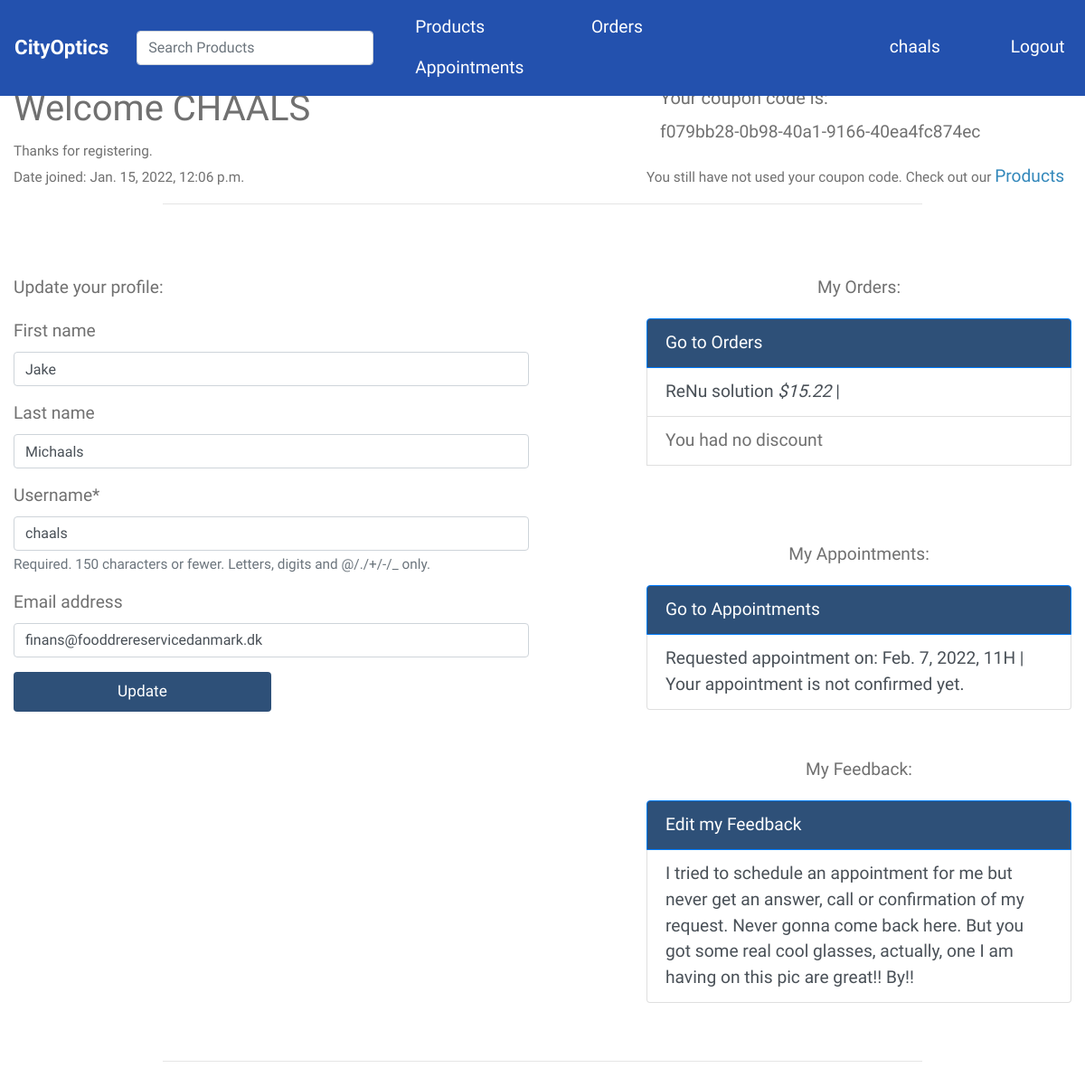
The page /accounts/profile/jake-michaals-chaals (signed in) on the database as committed earlier.
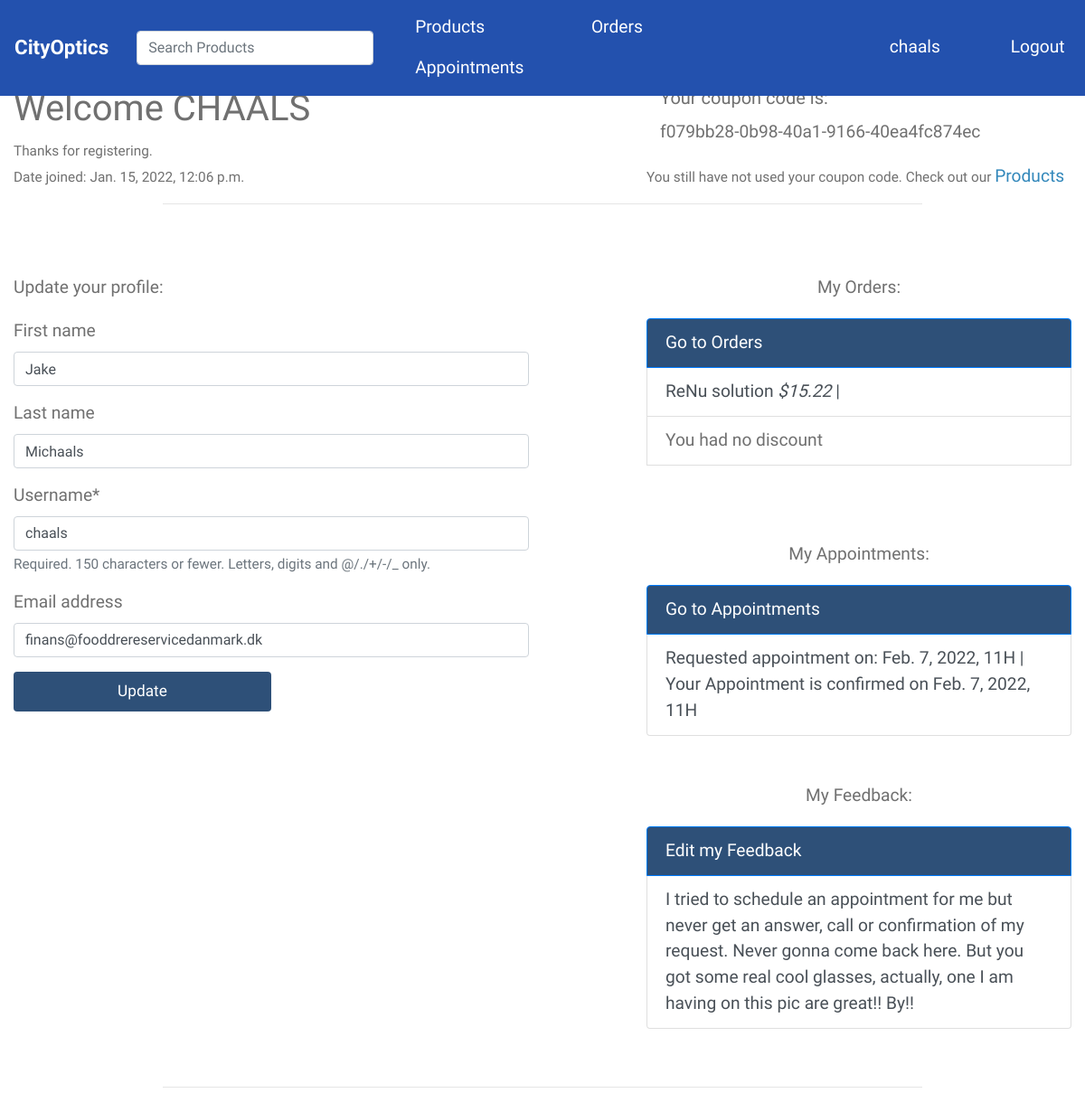
The same page on the database as committed later.
### appointments/models.py (models this page shows, shortened)
class Appointment(models.Model):
    HOURS = [
        ('9H', '9H - 10H'),
        ('10H', '10H - 11H'),
        ('11H', '11H - 12H'),
        ('12H', '12H - 13H'),
        ('13H', '13H - 14H'),
        ('14H', '14H - 15H'),
        ('15H', '15H - 16H'),
        ('16H', '16H - 17H')
    ]
    name = models.CharField(max_length=150)
    phone = models.CharField(max_length=33)
    email = models.EmailField(blank=True, null=True)
    hour = models.CharField(max_length=33, choices=HOURS)
    message = models.TextField(blank=True, null=True)
    is_confirmed = models.BooleanField(default=False)
    date = models.DateField()
    customer = models.ForeignKey(Customer, on_delete=models.SET_NULL, blank=True, null=True)

### accounts/views.py (the view)
# urls.py: path('profile/<slug:slug>', views.profile, name='profile'),
@login_required
def profile(request, slug):
    if request.method == "POST":
        form = CustomerUpdateForm(request.POST, instance=request.user)
        if form.is_valid():
            form.save()
            messages.success(request, 'Profile Updated')
            context = {
                'object': 'Profile',
                'form': CustomerUpdateForm(instance=request.user),
                'customer': request.user.customer
            }
            return render(request, 'accounts/profile.html', context)
        else:
            return redirect('city-optics')
    else:
        try:
            customer = Customer.objects.get(slug=slug)
            form = CustomerUpdateForm(instance=request.user)
            context = {
                'customer': customer,
                'object': 'Profile',
                'form': form
            }
            return render(request, 'accounts/profile.html', context)
        except ObjectDoesNotExist:
            raise Http404

### accounts/forms.py
class CustomerUpdateForm(forms.ModelForm):
    class Meta:
        model = User
        fields = ('first_name', 'last_name', 'username', 'email')

### accounts/templates/accounts/profile.html (shortened to what the changed rows need)
{% extends 'base.html' %}
{% load static %}
{% load crispy_forms_tags %}
{% block content %}
<div class="container">
    <div class="row">
        <div class="col-7">
            <h1>Welcome {{customer.user.username|upper}}</h1>
        </div>
    </div>
</div>
<hr style="width: 70%;"/><br/><br/>
{% if customer.user.id == request.user.id %}
<div class="container">
    <div class="row">
        <div class="col-5 ml-auto">
            <div class="list-group mb-5">
                <a href="{% url 'appointment' %}" class="list-group-item list-group-item-action active"
                   aria-current="true" style="background:#2e5078;">
                    Go to Appointments
                </a>
                {% for appointment in customer.appointment_set.all %}
                <button type="button" class="list-group-item list-group-item-action">Requested appointment on:
                    {{ appointment.date }}, {{appointment.hour}} | {% if appointment.is_confirmed %}Your Appointment is
                    confirmed on
                    {{ appointment.date}}, {{appointment.hour}}{% else %}Your appointment is not confirmed yet.
                    {% endif %}
                </button>
                {% endfor %}
            </div>
        </div>
    </div>
</div>
<hr style="width: 70%;"/><br/>
{% endif %}
{% endblock content %}

Rows that differ between the two databases and show on the page:
changed Appointment: date (not shown) → "Feb. 7, 2022"; hour (not shown) → "11H"; is_confirmed "Your appointment is not confirmed yet." → "Your Appointment is confirmed on ,"
